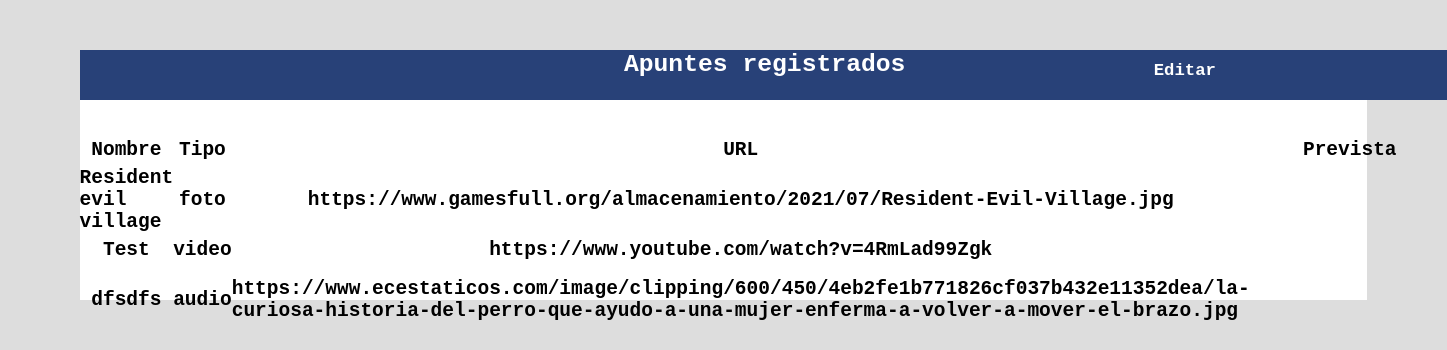
/nota3/Apuntes.php, run on the app's committed database.
### tables this page shows
CREATE TABLE `apuntes` (
  `id` int(11) NOT NULL,
  `nombre` varchar(30) NOT NULL,
  `tipo` varchar(30) NOT NULL,
  `url` varchar(1000) NOT NULL
);

### nota3/Apuntes.php (the view, shortened to what this page needs)
<?php
    include("cn.php");
?>
<!DOCTYPE html>
<html lang="es">
    <head>
        <link rel="stylesheet" href="Estilo.css">
    </head>
        <div class="container-table" styles="height:90%;">
            <div class="table__title">Apuntes registrados <a href="edicion_apunte.php" class="title_edit">Editar</a></div>
            <div class="table__header">Nombre</div>
            <div class="table__header">Tipo</div>
            <div class="table__header">URL</div>
            <div class="table__header">Prevista</div>
            <?php $query = "SELECT * FROM apuntes"; $resultado = mysqli_query($conexion, $query);
            while($row=mysqli_fetch_assoc($resultado)) { ?>
            <div class="table__header"><?php echo $row["nombre"]?></div>
            <div class="table__header"><?php echo $row["tipo"]?></div>
            <div class="table__header"><?php echo $row["url"]?></div>
            <iframe src="<?php echo $row['url']?>"frameborder="0" width="200" height="50" allow="autoplay;encrypted-media" &embedded="true"></iframe>
            <?php } mysqli_free_result($resultado);?>
        </div>
    </body>
</html>

### nota3/Estilo.css (style rules this page uses)
.container-table { width: 90%; background: white; margin: 50px auto; display: grid; grid-template-columns: repeat(4, 1fr); grid-auto-rows: 50px; position: relative; }
.table__title { grid-column-start: 1; grid-column-end: 5; background: rgba(40, 65, 120,1); color: white; display: flex; justify-content: center; font-weight: bold; font-size: 1.9em; }
.table__header, .table__item { display: flex; justify-content: center; align-items: center; }
.table__header { font-weight: bold; font-size: 1.5em; height: 100px; }
.title_edit { position: absolute; right: 10%; color: white; text-decoration: none; font-size: .7em; border: none; padding: 5px; margin: 6px auto; width: 80px; cursor: pointer; }

### data on the page
apuntes: nombre "Resident evil village", tipo "foto", url "https://www.gamesfull.org/almacenamiento/2021/07/Resident-Evil-Village.jpg"
apuntes: nombre "Test", tipo "video", url "https://www.youtube.com/watch?v=4RmLad99Zgk"
apuntes: nombre "dfsdfs", tipo "audio", url "https://www.ecestaticos.com/image/clipping/600/450/4eb2fe1b771826cf037b432e11352dea/la-curiosa-historia-del-perro-que-ayudo-a-una-mujer-enferma-a-volver-a-mover-el-brazo.jpg"
